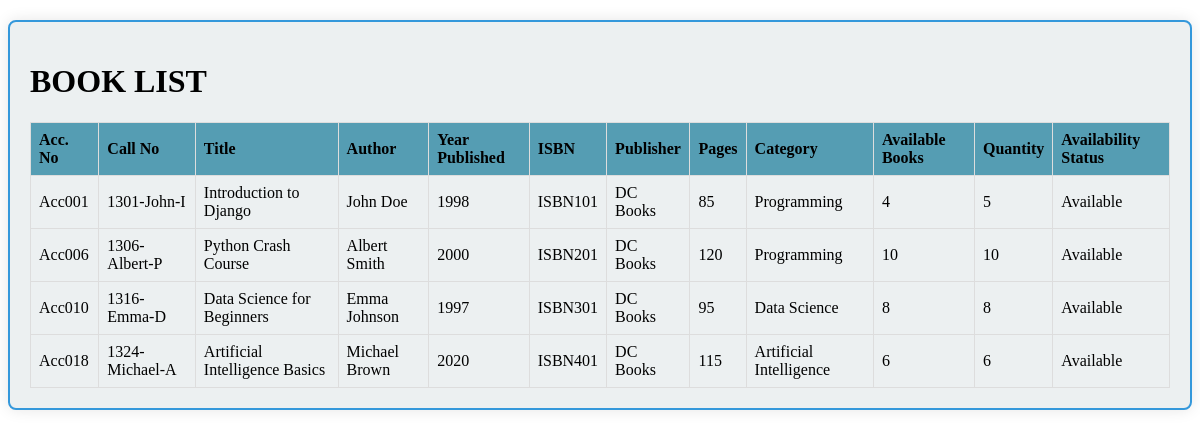
Page /adminhome/book_list/ on the committed database.
### libraryapp/models.py (models this page shows, shortened)
class Book(models.Model):
    accno = models.CharField(max_length=10, primary_key=True, unique=True)
    callno = models.CharField(max_length=15, unique=True)
    title = models.CharField(max_length=255)
    author = models.CharField(max_length=255)
    year_of_published = models.PositiveIntegerField()
    isbn = models.CharField(max_length=12, unique=True)
    publisher = models.CharField(max_length=50)
    pages = models.PositiveIntegerField()
    category = models.CharField(max_length=100)
    available_books = models.PositiveIntegerField()
    quantity = models.PositiveIntegerField()
    is_active = models.BooleanField(default=True)

### libraryapp/views.py (the view)
# urls.py: path('adminhome/book_list/', views.book_list, name="book_list"),
def book_list(request):
    books = Book.objects.all()
    return render(request, 'book_list.html', {'books': books})

### templates/book_list.html (shortened to what this page needs)
<!DOCTYPE html>
<html lang="en">
<head>
</head>
<body>
    <div class="container">
        <h1>BOOK LIST</h1>
        <table>
            <thead>
                <tr>
                    <th>Acc. No</th>
                    <th>Call No</th>
                    <th>Title</th>
                    <th>Author</th>
                    <th>Year Published</th>
                    <th>ISBN</th>
                    <th>Publisher</th>
                    <th>Pages</th>
                    <th>Category</th>
                    <th>Available Books</th>
                    <th>Quantity</th>
                    <th>Availability Status</th>
                </tr>
            </thead>
            <tbody>
                {% for book in books %}
                    <tr>
                        <td>{{ book.accno }}</td>
                        <td>{{ book.callno }}</td>
                        <td>{{ book.title }}</td>
                        <td>{{ book.author }}</td>
                        <td>{{ book.year_of_published }}</td>
                        <td>{{ book.isbn }}</td>
                        <td>{{ book.publisher }}</td>
                        <td>{{ book.pages }}</td>
                        <td>{{ book.category }}</td>
                        <td>{{ book.available_books }}</td>
                        <td>{{ book.quantity }}</td>
                        <td>{% if book.is_active %}Available{% else %}Unavailable{% endif %}</td>
                    </tr>
                {% endfor %}
            </tbody>
        </table>
    </div>
</body>
</html>

### templates/book_list.html (style rules this page uses)
.container { max-width: 1500px; margin: 20px auto; border: 2px solid #3498db; border-radius: 8px; background-color: #ecf0f1; padding: 20px; box-shadow: 0 0 15px rgba(0, 0, 0, 0.1); }
.container table { width: 100%; border-collapse: collapse; margin-top: 20px; }
.container th, .container td { border: 1px solid #ddd; padding: 8px; text-align: left; }
.container th { background-color: #559db3; }

### rows in the picture
Book: accno "Acc001", callno "1301-John-I", title "Introduction to Django", author "John Doe", year_of_published "1998", isbn "ISBN101", publisher "DC Books", pages "85", category "Programming", available_books "4", quantity "5", is_active "Available"
Book: accno "Acc006", callno "1306-Albert-P", title "Python Crash Course", author "Albert Smith", year_of_published "2000", isbn "ISBN201", publisher "DC Books", pages "120", category "Programming", available_books "10", quantity "10", is_active "Available"
Book: accno "Acc010", callno "1316-Emma-D", title "Data Science for Beginners", author "Emma Johnson", year_of_published "1997", isbn "ISBN301", publisher "DC Books", pages "95", category "Data Science", available_books "8", quantity "8", is_active "Available"
Book: accno "Acc018", callno "1324-Michael-A", title "Artificial Intelligence Basics", author "Michael Brown", year_of_published "2020", isbn "ISBN401", publisher "DC Books", pages "115", category "Artificial Intelligence", available_books "6", quantity "6", is_active "Available"
